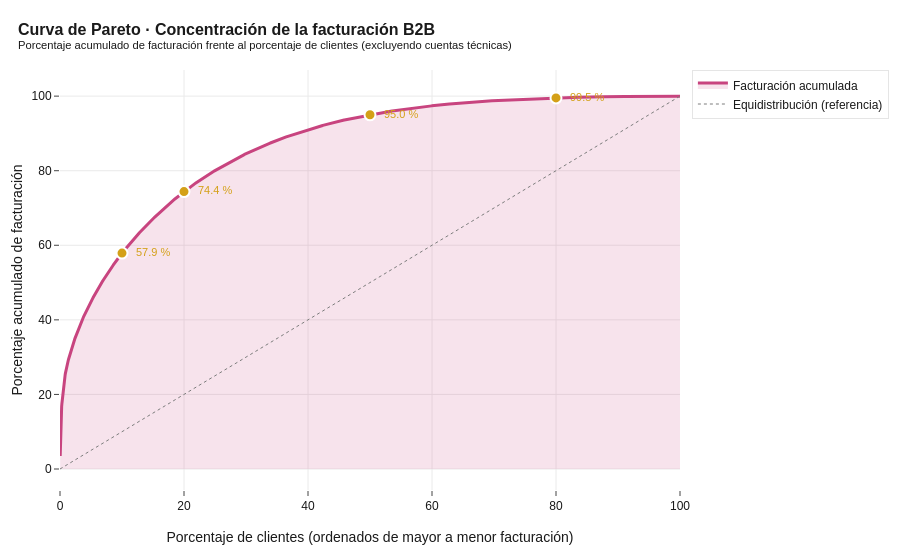

Notebook code cell kept with this figure:
### Code cell
# 4.2 Curva de Pareto B2B (sin cuentas técnicas)
b2b_sorted = (df_sin_tecnicas[df_sin_tecnicas["facturacion_b2b"] > 0]
              .sort_values("facturacion_b2b", ascending=False).reset_index(drop=True))
b2b_sorted["rank"] = range(1, len(b2b_sorted) + 1)
b2b_sorted["pct_clientes"] = 100 * b2b_sorted["rank"] / len(b2b_sorted)
b2b_sorted["pct_acumulado"] = 100 * b2b_sorted["facturacion_b2b"].cumsum() / b2b_sorted["facturacion_b2b"].sum()

# Hitos clave
hitos = [10, 20, 50, 80]
texto_hitos = []
for h in hitos:
    pct_clientes = h
    n_clientes_h = int(np.ceil(len(b2b_sorted) * h / 100))
    pct_fact = b2b_sorted.iloc[n_clientes_h - 1]["pct_acumulado"]
    texto_hitos.append(f"   Top {h:>3d} % de clientes ({n_clientes_h:>5,}) acumula el {pct_fact:>5.2f} % de la facturación")

print("CURVA DE PARETO B2B (sin cuentas técnicas)")
print("=" * 70)
print("\n".join(texto_hitos))

fig = go.Figure()
fig.add_trace(go.Scatter(
    x=b2b_sorted["pct_clientes"], y=b2b_sorted["pct_acumulado"],
    mode="lines", fill="tozeroy",
    line=dict(color=COLOR_NACIONAL, width=3),
    fillcolor="rgba(200, 68, 127, 0.15)",
    name="Facturación acumulada",
    hovertemplate="Top %{x:.1f} %% clientes<br>Acumulan: %{y:.2f} %% facturación<extra></extra>"
))
# Línea diagonal de referencia (equidistribución)
fig.add_trace(go.Scatter(
    x=[0, 100], y=[0, 100], mode="lines",
    line=dict(color=COLOR_NEUTRO, width=1, dash="dot"),
    name="Equidistribución (referencia)",
    hoverinfo="skip"
))
# Marcadores de los hitos
for h in hitos:
    n_h = int(np.ceil(len(b2b_sorted) * h / 100))
    pct_h = b2b_sorted.iloc[n_h - 1]["pct_acumulado"]
    fig.add_trace(go.Scatter(
        x=[h], y=[pct_h], mode="markers+text",
        marker=dict(color=COLOR_DESTACAR, size=11, line=dict(color="white", width=2)),
        text=[f"  {pct_h:.1f} %"], textposition="middle right",
        textfont=dict(color=COLOR_DESTACAR, size=11),
        showlegend=False, hoverinfo="skip"
    ))

fig.update_layout(
    title=dict(text="<b>Curva de Pareto · Concentración de la facturación B2B</b><br><sup>Porcentaje acumulado de facturación frente al porcentaje de clientes (excluyendo cuentas técnicas)</sup>"),
    xaxis_title="Porcentaje de clientes (ordenados de mayor a menor facturación)",
    yaxis_title="Porcentaje acumulado de facturación",
    height=550,
)
guardar_y_mostrar(fig, "06_curva_pareto_b2b")

### Figure 1 — Plotly figure (JSON) as saved in the notebook; plotly's stock layout.template omitted (floating-point values rounded to 4 significant figures; data arrays with more than 128 entries replaced by an {"elided": "..."} marker saying what was removed)
{"data": [{"fill": "tozeroy", "fillcolor": "rgba(200, 68, 127, 0.15)", "hovertemplate": "Top %{x:.1f} %% clientes<br>Acumulan: %{y:.2f} %% facturación<extra></extra>", "line": {"color": "#C8447F", "width": 3}, "mode": "lines", "name": "Facturación acumulada", "type": "scatter", "x": {"elided": "2998 float values"}, "y": {"elided": "2998 float values"}}, {"hoverinfo": "skip", "line": {"color": "#7D7D7D", "dash": "dot", "width": 1}, "mode": "lines", "name": "Equidistribución (referencia)", "type": "scatter", "x": [0, 100], "y": [0, 100]}, {"hoverinfo": "skip", "marker": {"color": "#D4A017", "line": {"color": "white", "width": 2}, "size": 11}, "mode": "markers+text", "showlegend": false, "text": ["  57.9 %"], "textfont": {"color": "#D4A017", "size": 11}, "textposition": "middle right", "type": "scatter", "x": [10], "y": [57.91]}, {"hoverinfo": "skip", "marker": {"color": "#D4A017", "line": {"color": "white", "width": 2}, "size": 11}, "mode": "markers+text", "showlegend": false, "text": ["  74.4 %"], "textfont": {"color": "#D4A017", "size": 11}, "textposition": "middle right", "type": "scatter", "x": [20], "y": [74.4]}, {"hoverinfo": "skip", "marker": {"color": "#D4A017", "line": {"color": "white", "width": 2}, "size": 11}, "mode": "markers+text", "showlegend": false, "text": ["  95.0 %"], "textfont": {"color": "#D4A017", "size": 11}, "textposition": "middle right", "type": "scatter", "x": [50], "y": [94.99]}, {"hoverinfo": "skip", "marker": {"color": "#D4A017", "line": {"color": "white", "width": 2}, "size": 11}, "mode": "markers+text", "showlegend": false, "text": ["  99.5 %"], "textfont": {"color": "#D4A017", "size": 11}, "textposition": "middle right", "type": "scatter", "x": [80], "y": [99.53]}], "layout": {"height": 550, "title": {"text": "<b>Curva de Pareto · Concentración de la facturación B2B</b><br><sup>Porcentaje acumulado de facturación frente al porcentaje de clientes (excluyendo cuentas técnicas)</sup>"}, "xaxis": {"title": {"text": "Porcentaje de clientes (ordenados de mayor a menor facturación)"}}, "yaxis": {"title": {"text": "Porcentaje acumulado de facturación"}}}}
